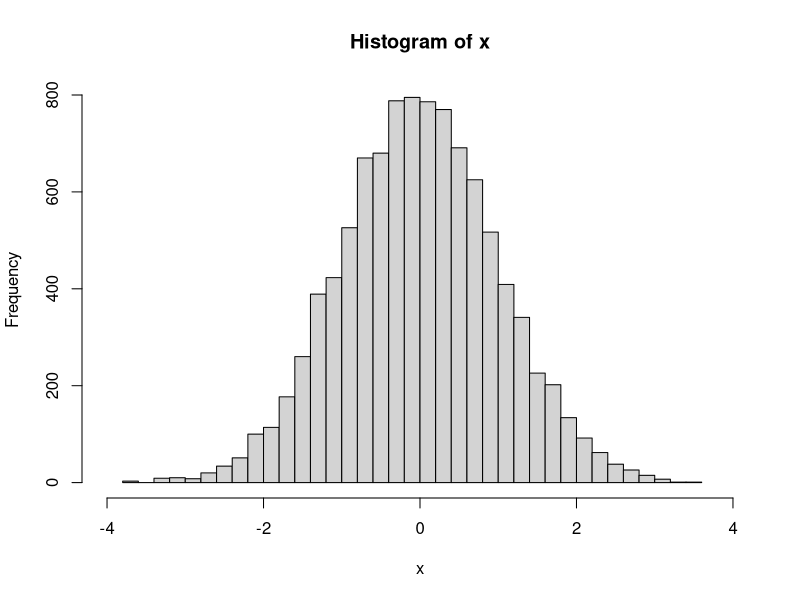

R code for this plot:
setwd("C:/Users/henrytu/Desktop/week3b-samp");

x <- rnorm(10000, 0, 1);

# histogram test
hist(x, breaks=50, xlim=c(-4, 4))

min(x)
max(x)
mean(x)

# quantile test
quantile(x, probs=c(0, 0.25, 0.5, 0.75, 1));